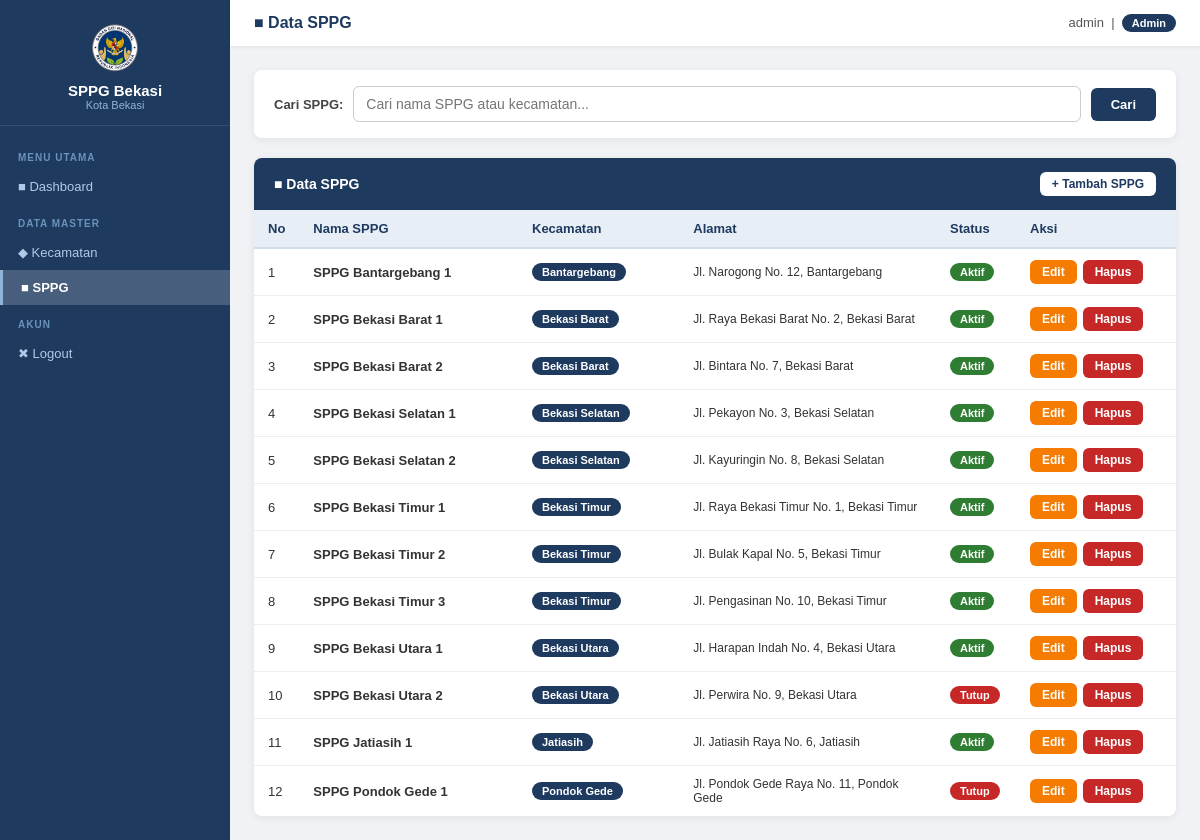
The page /admin/sppg/index.php (signed in) on the database its author committed.
### tables this page shows
CREATE TABLE `sppg` (
  `id_sppg` int(11) NOT NULL AUTO_INCREMENT,
  `nama_sppg` varchar(150) DEFAULT NULL,
  `alamat` text DEFAULT NULL,
  `status` enum('Aktif','Tutup') NOT NULL DEFAULT 'Aktif',
  `id_kecamatan` int(11) DEFAULT NULL,
  PRIMARY KEY (`id_sppg`),
  KEY `id_kecamatan` (`id_kecamatan`),
  CONSTRAINT `sppg_ibfk_1` FOREIGN KEY (`id_kecamatan`) REFERENCES `kecamatan` (`id_kecamatan`)
);

CREATE TABLE `kecamatan` (
  `id_kecamatan` int(11) NOT NULL AUTO_INCREMENT,
  `nama_kecamatan` varchar(100) DEFAULT NULL,
  PRIMARY KEY (`id_kecamatan`)
);

### admin/sppg/index.php (the view, shortened to what this page needs)
<?php
include '../../config/koneksi.php';
$cari = "";
if ($cari != "") {
    $ambil = mysqli_query($conn, "
        SELECT s.*, k.nama_kecamatan
        FROM sppg s
        JOIN kecamatan k ON s.id_kecamatan = k.id_kecamatan
        WHERE k.nama_kecamatan LIKE '%$cari%'
        OR s.nama_sppg LIKE '%$cari%'
        ORDER BY k.nama_kecamatan, s.nama_sppg ASC
    ");
} else {
    $ambil = mysqli_query($conn, "
        SELECT s.*, k.nama_kecamatan
        FROM sppg s
        JOIN kecamatan k ON s.id_kecamatan = k.id_kecamatan
        ORDER BY k.nama_kecamatan, s.nama_sppg ASC
    ");
}
?>
<!DOCTYPE html>
<html lang="id">
<head>
    <link rel="stylesheet" href="../../assets/css/style.css">
</head>
<body>
<div class="layout-admin">
    <?php include '../../includes/sidebar.php'; ?>
    <div class="konten-admin">
        <div class="topbar">
            <h5>&#9632; Data SPPG</h5>
            <div class="info-user">
                <?php echo $_SESSION['username']; ?>
                &nbsp;|&nbsp;
                <?php if ($_SESSION['role'] == 'admin') { ?>
                    <span class="badge badge-biru">Admin</span>
                <?php } else { ?>
                    <span class="badge badge-abu">User</span>
                <?php } ?>
            </div>
        </div>
        <div class="area-konten">
            <form method="GET" action="index.php">
                <div class="kotak-cari">
                    <label>Cari SPPG:</label>
                          <input type="text" name="cari" placeholder="Cari nama SPPG atau kecamatan..."
                              value="<?php echo $cari; ?>">
                    <button type="submit">Cari</button>
                </div>
            </form>
            <div class="kotak-tabel">
                <div class="header-tabel">
                    <span>&#9632; Data SPPG</span>
                    <?php if ($_SESSION['role'] == 'admin') { ?>
                        <a href="tambah.php" class="tombol tombol-kecil" style="background:white; color:#1e3a5f;">
                            + Tambah SPPG
                        </a>
                    <?php } ?>
                </div>
                <table>
                    <thead>
                        <tr>
                            <th width="45">No</th>
                            <th>Nama SPPG</th>
                            <th>Kecamatan</th>
                            <th>Alamat</th>
                            <th width="80">Status</th>
                            <?php if ($_SESSION['role'] == 'admin') { ?>
                            <th width="160">Aksi</th>
                            <?php } ?>
                        </tr>
                    </thead>
                    <tbody>
                        <?php
                        $no = 1;
                        while ($baris = mysqli_fetch_array($ambil)) {
                        ?>
                        <tr>
                            <td><?php echo $no; ?></td>
                            <td><strong><?php echo $baris['nama_sppg']; ?></strong></td>
                            <td>
                                <span class="badge badge-biru"><?php echo $baris['nama_kecamatan']; ?></span>
                            </td>
                            <td style="font-size:12px; max-width:200px;"><?php echo $baris['alamat']; ?></td>
                            <td>
                                <?php if ($baris['status'] == 'Aktif') { ?>
                                    <span class="badge badge-hijau">Aktif</span>
                                <?php } else { ?>
                                    <span class="badge badge-merah">Tutup</span>
                                <?php } ?>
                            </td>
                            <?php if ($_SESSION['role'] == 'admin') { ?>
                            <td>
                                <div class="aksi-grup">
                                    <a href="edit.php?id=<?php echo $baris['id_sppg']; ?>"
                                       class="tombol tombol-kuning tombol-kecil">Edit</a>
                                    <a href="hapus.php?id=<?php echo $baris['id_sppg']; ?>"
                                       class="tombol tombol-merah tombol-kecil"
                                       onclick="return confirm('Yakin ingin menghapus SPPG ini?')">Hapus</a>
                                </div>
                            </td>
                            <?php } ?>
                        </tr>
                        <?php
                            $no++;
                        }
                        ?>
                    </tbody>
                </table>
            </div>
        </div>
    </div>
</div>
</body>
</html>

### assets/css/style.css (style rules this page uses)
* { margin: 0; padding: 0; box-sizing: border-box; }
body { position: relative; min-height: 100vh; font-family: Arial, sans-serif; background-color: #f0f2f5; color: #333; font-size: 14px; }
body::before { content: ""; position: fixed; top: 0; left: 0; width: 100%; height: 100%; background: url("../images/logo-sppg.png") center center no-repeat; background-size: 45%; opacity: 0.09; pointer-events: none; z-index: -1; }
a { text-decoration: none; color: inherit; }
.tombol { display: inline-block; padding: 10px 18px; border-radius: 6px; font-size: 14px; font-family: Arial, sans-serif; font-weight: bold; cursor: pointer; border: none; transition: opacity 0.2s, transform 0.1s; text-align: center; }
.tombol-kuning { background-color: #f57c00; color: white; }
.tombol-merah { background-color: #c62828; color: white; }
.tombol-kecil { padding: 5px 12px; font-size: 12px; }
.layout-admin { display: flex; min-height: 100vh; }
.konten-admin { flex: 1; display: flex; flex-direction: column; }
.topbar { background: white; padding: 14px 24px; display: flex; align-items: center; box-shadow: 0 1px 4px rgba(0, 0, 0, 0.08); }
.topbar h5 { font-size: 16px; color: #1e3a5f; font-weight: bold; }
.topbar .info-user { margin-left: auto; font-size: 13px; color: #555; }
.area-konten { padding: 24px; flex: 1; }
.kotak-cari { background: white; border-radius: 8px; box-shadow: 0 2px 8px rgba(0, 0, 0, 0.07); padding: 16px 20px; margin-bottom: 20px; display: flex; align-items: center; gap: 10px; flex-wrap: wrap; }
.kotak-cari label { font-weight: bold; font-size: 13px; color: #444; white-space: nowrap; }
.kotak-cari input[type="text"] { flex: 1; min-width: 180px; padding: 9px 12px; border: 1px solid #ccc; border-radius: 6px; font-size: 14px; font-family: Arial, sans-serif; }
.kotak-cari button { padding: 9px 20px; background-color: #1e3a5f; color: white; border: none; border-radius: 6px; font-size: 13px; font-family: Arial, sans-serif; font-weight: bold; cursor: pointer; transition: opacity 0.2s; }
.kotak-tabel { background: white; border-radius: 8px; box-shadow: 0 2px 8px rgba(0, 0, 0, 0.07); overflow: hidden; }
.kotak-tabel .header-tabel { background-color: #1e3a5f; color: white; padding: 14px 20px; font-weight: bold; font-size: 14px; display: flex; align-items: center; justify-content: space-between; }
table { width: 100%; border-collapse: collapse; }
table thead tr { background-color: #e8eef5; }
table thead th { padding: 11px 14px; text-align: left; font-size: 13px; font-weight: bold; color: #1e3a5f; border-bottom: 2px solid #d0dce8; }
table tbody tr { border-bottom: 1px solid #eee; transition: background 0.15s; }
table tbody td { padding: 11px 14px; font-size: 13px; vertical-align: middle; }
table tbody tr:last-child { border-bottom: none; }
.badge { display: inline-block; padding: 3px 10px; border-radius: 20px; font-size: 11px; font-weight: bold; }
.badge-biru { background-color: #1e3a5f; color: white; }
.badge-hijau { background-color: #2e7d32; color: white; }
.badge-merah { background-color: #c62828; color: white; }
.aksi-grup { display: flex; gap: 6px; align-items: center; }

### rows shown on the page
sppg: nama_sppg "SPPG Bantargebang 1", id_kecamatan.nama_kecamatan "Bantargebang", alamat "Jl. Narogong No. 12, Bantargebang", status "Aktif"
sppg: nama_sppg "SPPG Bekasi Barat 1", id_kecamatan.nama_kecamatan "Bekasi Barat", alamat "Jl. Raya Bekasi Barat No. 2, Bekasi Barat", status "Aktif"
sppg: nama_sppg "SPPG Bekasi Barat 2", id_kecamatan.nama_kecamatan "Bekasi Barat", alamat "Jl. Bintara No. 7, Bekasi Barat", status "Aktif"
sppg: nama_sppg "SPPG Bekasi Selatan 1", id_kecamatan.nama_kecamatan "Bekasi Selatan", alamat "Jl. Pekayon No. 3, Bekasi Selatan", status "Aktif"
sppg: nama_sppg "SPPG Bekasi Selatan 2", id_kecamatan.nama_kecamatan "Bekasi Selatan", alamat "Jl. Kayuringin No. 8, Bekasi Selatan", status "Aktif"
sppg: nama_sppg "SPPG Bekasi Timur 1", id_kecamatan.nama_kecamatan "Bekasi Timur", alamat "Jl. Raya Bekasi Timur No. 1, Bekasi Timur", status "Aktif"
sppg: nama_sppg "SPPG Bekasi Timur 2", id_kecamatan.nama_kecamatan "Bekasi Timur", alamat "Jl. Bulak Kapal No. 5, Bekasi Timur", status "Aktif"
sppg: nama_sppg "SPPG Bekasi Timur 3", id_kecamatan.nama_kecamatan "Bekasi Timur", alamat "Jl. Pengasinan No. 10, Bekasi Timur", status "Aktif"
sppg: nama_sppg "SPPG Bekasi Utara 1", id_kecamatan.nama_kecamatan "Bekasi Utara", alamat "Jl. Harapan Indah No. 4, Bekasi Utara", status "Aktif"
sppg: nama_sppg "SPPG Bekasi Utara 2", id_kecamatan.nama_kecamatan "Bekasi Utara", alamat "Jl. Perwira No. 9, Bekasi Utara", status "Tutup"
sppg: nama_sppg "SPPG Jatiasih 1", id_kecamatan.nama_kecamatan "Jatiasih", alamat "Jl. Jatiasih Raya No. 6, Jatiasih", status "Aktif"
sppg: nama_sppg "SPPG Pondok Gede 1", id_kecamatan.nama_kecamatan "Pondok Gede", alamat "Jl. Pondok Gede Raya No. 11, Pondok Gede", status "Tutup"

### other values the page prints
$_SESSION['username'] "admin"
